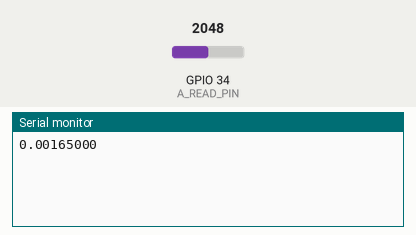
Recording of a sketch running on a simulated ESP32. Parts: the last lines printed to the serial monitor. The inputs (shaded band) are chosen by the test bench; at power-on: GPIO 34 (A_READ_PIN) = 2048.

Above: at 1.2 s.
1.3 s: GPIO 34 (A_READ_PIN) set to 2866
At 2.4 s:
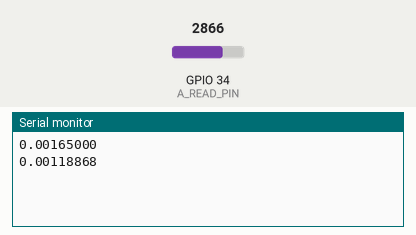
2.8 s: GPIO 34 (A_READ_PIN) set to 3603
At 3.8 s:
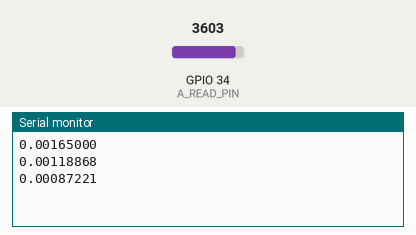
Timing chart, 0 to 5.8 s (numbered marks = the images above; inputs shaded):
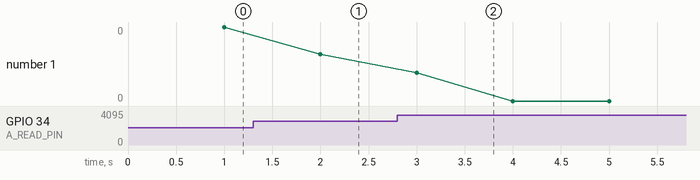

The sketch:

ReadAnalogCurrent.ino
```cpp
#include <stdio.h>
#include <stdlib.h>
#include <math.h>

#define one_shot_time 10
#define loop_time 100
#define A_READ_PIN 34
#define VDD 3.3
#define R_ohm 1000

void setup() {
  Serial.begin(115200);
}

void loop() {
  float average_v;
  double current;

  average_v = avg();
  current = (VDD - average_v)/R_ohm;

  Serial.println(current,8); //8 sig figs
}

float avg(void) {
  int sum = 0;
  float average_v = 0.0;

  for(int n=0; n<loop_time; n++){
    unsigned long t0 = millis();
    sum += analogRead(A_READ_PIN);

    while ((millis()-t0) < one_shot_time); // Wait up to 100ms passed
   }

  average_v =  (float)sum/loop_time;

  return average_v * (3.3 / 4096.0);
}
```

Measured:
- after the input at 1.3 s, the serial monitor: prints a new line after 0.70 s (image 1)
- after the input at 2.8 s, the serial monitor: prints a new line after 0.20 s (image 2)
- plotted number 1: 0 → 0 after the input at 1.3 s, 0 → 0 after the input at 2.8 s
